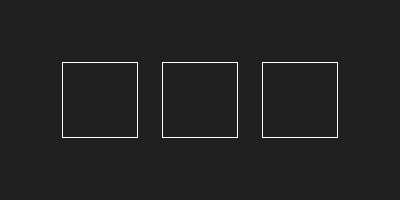
Frame 1 (no input)
Frame 60 (the mouse pressed at the canvas centre just before this capture): identical to frame 1, image omitted
Frame 120 (the mouse held since frame 60 and released just before this capture): identical to frame 1, image omitted

The Processing sketch that drew this single still picture (run headless with seeded random() and noise(); from frame 60 on, the mouse is pressed at the canvas centre):

// Processing sketch: build
// ── build.pde
/* 

Título del sketch

José Vicente Araújo
http://dunadigital.com 
svcnt@dunadigital.com
junio 2015
Processing 2.2.1

*/


//VARIABLES GLOBALES

//SETUP
void setup() {
	size(400,200);
	background(#202020);
	noFill();
	stroke(255);
	rectMode(CENTER);
}

//LOOP
void draw() {
	//Primer cuadrado
	translate(width*0.25, height*0.5);
	rect(0, 0, 75, 75);
	//Segundo cuadrado
	translate(width*0.25, 0);
	rect(0, 0, 75, 75);
	//Tercer cuadrado
	translate(width*0.25, 0);
	rect(0, 0, 75, 75);
}
